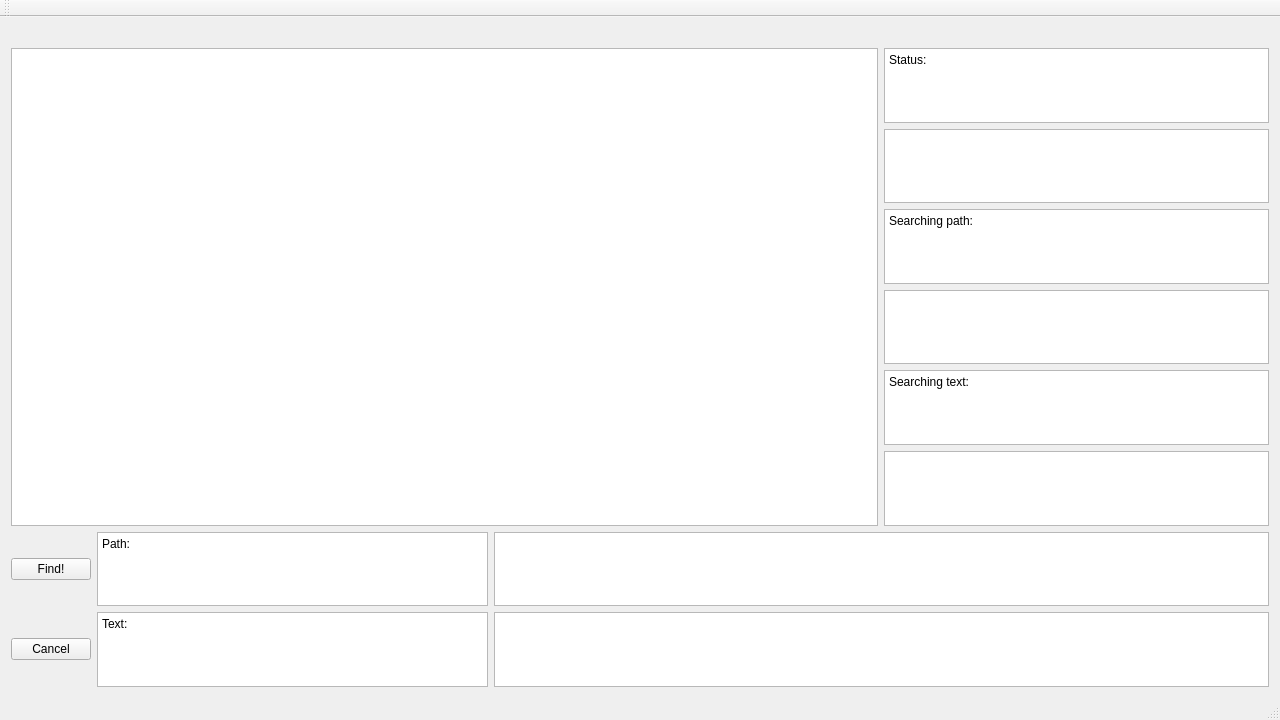
<?xml version="1.0" encoding="UTF-8"?>
<ui version="4.0">
 <class>MainWindow</class>
 <widget class="QMainWindow" name="MainWindow">
  <property name="geometry">
   <rect>
    <x>0</x>
    <y>0</y>
    <width>1280</width>
    <height>720</height>
   </rect>
  </property>
  <property name="windowTitle">
   <string>MainWindow</string>
  </property>
  <widget class="QWidget" name="centralWidget">
   <layout class="QGridLayout" name="gridLayout">
    <item row="6" column="4">
     <widget class="QPlainTextEdit" name="output_text">
      <property name="readOnly">
       <bool>true</bool>
      </property>
     </widget>
    </item>
    <item row="8" column="1" colspan="2">
     <widget class="QPlainTextEdit" name="plainTextEdit_2">
      <property name="readOnly">
       <bool>true</bool>
      </property>
      <property name="plainText">
       <string>Text:</string>
      </property>
     </widget>
    </item>
    <item row="4" column="4">
     <widget class="QPlainTextEdit" name="output_path">
      <property name="readOnly">
       <bool>true</bool>
      </property>
     </widget>
    </item>
    <item row="7" column="0">
     <widget class="QPushButton" name="button">
      <property name="text">
       <string>Find!</string>
      </property>
     </widget>
    </item>
    <item row="5" column="4">
     <widget class="QPlainTextEdit" name="output_text_2">
      <property name="readOnly">
       <bool>true</bool>
      </property>
      <property name="plainText">
       <string>Searching text:</string>
      </property>
     </widget>
    </item>
    <item row="0" column="2">
     <spacer name="horizontalSpacer">
      <property name="orientation">
       <enum>Qt::Horizontal</enum>
      </property>
      <property name="sizeHint" stdset="0">
       <size>
        <width>40</width>
        <height>20</height>
       </size>
      </property>
     </spacer>
    </item>
    <item row="3" column="4">
     <widget class="QPlainTextEdit" name="output_path_2">
      <property name="readOnly">
       <bool>true</bool>
      </property>
      <property name="plainText">
       <string>Searching path:</string>
      </property>
     </widget>
    </item>
    <item row="2" column="4">
     <widget class="QPlainTextEdit" name="ready_status">
      <property name="readOnly">
       <bool>true</bool>
      </property>
     </widget>
    </item>
    <item row="8" column="0">
     <widget class="QPushButton" name="cancel_button">
      <property name="text">
       <string>Cancel</string>
      </property>
     </widget>
    </item>
    <item row="1" column="4">
     <widget class="QPlainTextEdit" name="ready_status_2">
      <property name="readOnly">
       <bool>true</bool>
      </property>
      <property name="plainText">
       <string>Status:</string>
      </property>
     </widget>
    </item>
    <item row="7" column="1" colspan="2">
     <widget class="QPlainTextEdit" name="plainTextEdit">
      <property name="readOnly">
       <bool>true</bool>
      </property>
      <property name="plainText">
       <string>Path:</string>
      </property>
     </widget>
    </item>
    <item row="0" column="3">
     <spacer name="horizontalSpacer_2">
      <property name="orientation">
       <enum>Qt::Horizontal</enum>
      </property>
      <property name="sizeHint" stdset="0">
       <size>
        <width>40</width>
        <height>20</height>
       </size>
      </property>
     </spacer>
    </item>
    <item row="1" column="0" rowspan="6" colspan="4">
     <widget class="QPlainTextEdit" name="output_result">
      <property name="readOnly">
       <bool>true</bool>
      </property>
     </widget>
    </item>
    <item row="7" column="3" colspan="2">
     <widget class="QPlainTextEdit" name="input_path"/>
    </item>
    <item row="8" column="3" colspan="2">
     <widget class="QPlainTextEdit" name="input_text"/>
    </item>
   </layout>
  </widget>
  <widget class="QMenuBar" name="menuBar">
   <property name="enabled">
    <bool>true</bool>
   </property>
   <property name="geometry">
    <rect>
     <x>0</x>
     <y>0</y>
     <width>1280</width>
     <height>22</height>
    </rect>
   </property>
  </widget>
  <widget class="QToolBar" name="mainToolBar">
   <property name="enabled">
    <bool>true</bool>
   </property>
   <attribute name="toolBarArea">
    <enum>TopToolBarArea</enum>
   </attribute>
   <attribute name="toolBarBreak">
    <bool>false</bool>
   </attribute>
  </widget>
  <widget class="QStatusBar" name="statusBar"/>
 </widget>
 <layoutdefault spacing="6" margin="11"/>
 <resources/>
 <connections/>
</ui>
